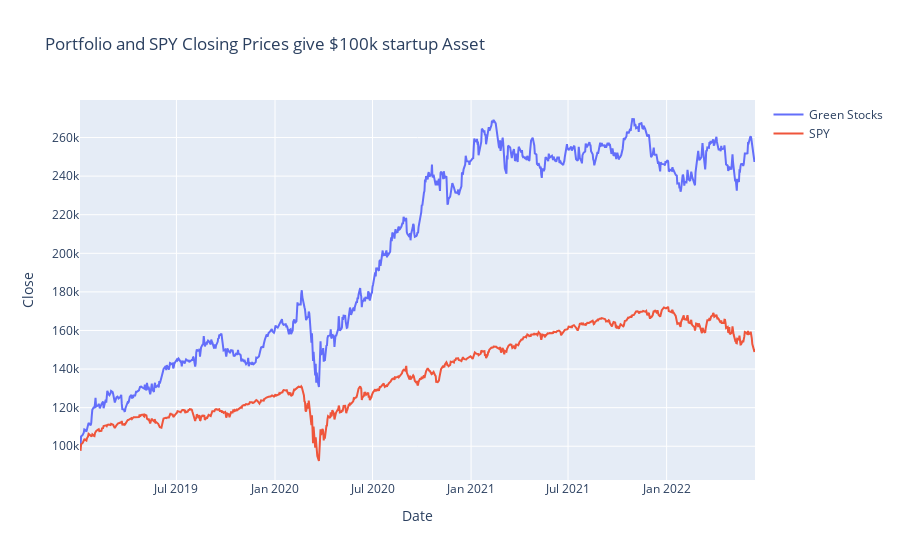

Notebook source saved alongside this figure:
### Code cell
SPY_returns =asset + tickers_data["SPY"].pct_change().cumsum().dropna() * asset
SPY_returns.dropna()
trace1 = go.Scatter(
    x = tickers_data["Portfolio"].index,
    y = tickers_data["Portfolio"],
    mode = 'lines',
    name = 'Green Stocks'
)
trace2 = go.Scatter(
    x = SPY_returns.index,
    y = SPY_returns,
    mode = 'lines',
    name = 'SPY'
)

layout = go.Layout(
    title = "Portfolio and SPY Closing Prices give $100k startup Asset",
    xaxis = {'title' : "Date"},
    yaxis = {'title' : "Close"}
)
data=[trace1, trace2]
#pyo.iplot(data, filename = 'basic-line', layout=layout)
fig = go.Figure(data=[trace1, trace2], layout=layout)
fig.show()

### Figure 1 — Plotly figure (JSON) as saved in the notebook; plotly's stock layout.template omitted (floating-point values rounded to 4 significant figures; data arrays with more than 128 entries replaced by an {"elided": "..."} marker saying what was removed)
{"data": [{"mode": "lines", "name": "Green Stocks", "type": "scatter", "x": {"elided": "871 str values"}, "y": {"elided": "871 float values"}}, {"mode": "lines", "name": "SPY", "type": "scatter", "x": {"elided": "870 str values"}, "y": {"elided": "870 float values"}}], "layout": {"autosize": true, "title": {"text": "Portfolio and SPY Closing Prices give $100k startup Asset"}, "xaxis": {"autorange": true, "range": ["2019-01-02", "2022-06-15"], "title": {"text": "Date"}, "type": "date"}, "yaxis": {"autorange": true, "range": [82510.0, 279400.0], "title": {"text": "Close"}, "type": "linear"}}}
